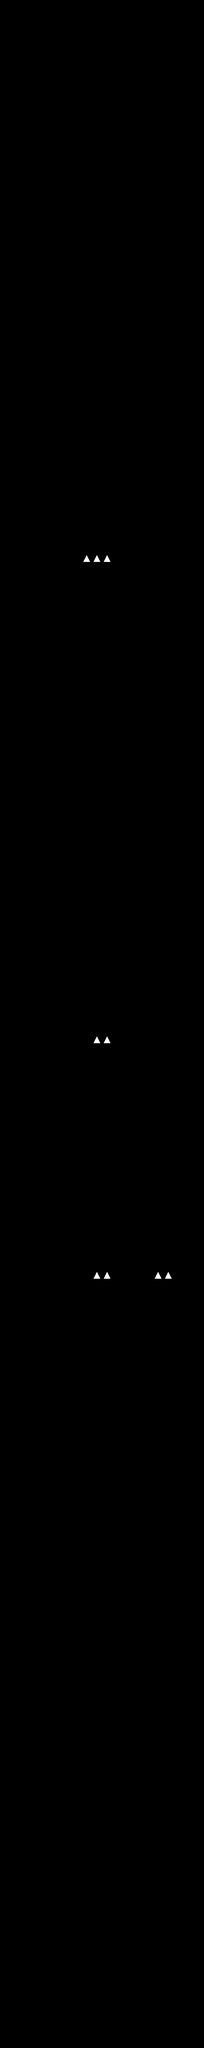

Rendered tile map (Tiled .tmx) drawn with the repository's tilesets; below, a short description and the map source with its tile grids summarised:
An orthogonal 20x200 tile map with 32x32 px tiles, 2 tile layers (tileLayer, hazardLayer) and 369 objects (179x color, 76x coin, 16x plant2, 15x walker, 14x plant3, ...).

<map version="1.0" orientation="orthogonal" renderorder="right-down" width="20" height="200" tilewidth="32" tileheight="32" nextobjectid="433">
 <tileset firstgid="1" name="worlds" tilewidth="32" tileheight="32" spacing="8" margin="4" tilecount="9" columns="9">
  <image source="tiles.png" width="360" height="40" />
 </tileset>
 <layer name="tileLayer" width="20" height="200">
  <data>[4000 cells, 1364 non-empty, 8 distinct tile ids]</data>
 </layer>
 <objectgroup name="gameObjects">
  <object id="1" name="walker" x="32" y="352" width="32" height="64" />
  <object id="2" name="walker" x="128" y="352" width="32" height="64" />
  <object id="3" name="flyer" x="416" y="384" width="32" height="64" />
  <object id="4" name="coin" x="64" y="320" width="32" height="32" />
  <object id="5" name="coin" x="32" y="1312" width="32" height="32" />
  <object id="6" name="coin" x="96" y="320" width="32" height="32" />
  <object id="7" name="spike" x="320" y="320" width="32" height="32" />
  <object id="8" name="player" x="64" y="6208" width="32" height="64" />
  <object id="9" name="walker" x="320" y="1440" width="32" height="64" />
  <object id="10" name="walker" x="128" y="1280" width="32" height="64" />
  <object id="14" name="flyer" x="320" y="1920" width="32" height="64" />
  <object id="15" name="flyer" x="288" y="3136" width="32" height="64" />
  <object id="16" name="walker" x="576" y="3424" width="32" height="64" />
  <object id="17" name="walker" x="32" y="3424" width="32" height="64" />
  <object id="18" name="walker" x="128" y="4864" width="32" height="64" />
  <object id="19" name="walker" x="288" y="4864" width="32" height="64" />
  <object id="20" name="walker" x="352" y="5248" width="32" height="64" />
  <object id="21" name="walker" x="288" y="6240" width="32" height="64" />
  <object id="22" name="shooter" x="416" y="6240" width="32" height="64" />
  <object id="23" name="flyer" x="224" y="5920" width="32" height="64" />
  <object id="24" name="spike" x="192" y="5376" width="32" height="32" />
  <object id="25" name="spike" x="448" y="4992" width="32" height="32" />
  <object id="26" name="spike" x="192" y="4096" width="32" height="32" />
  <object id="27" name="spike" x="64" y="3200" width="32" height="32" />
  <object id="28" name="spike" x="544" y="3200" width="32" height="32" />
  <object id="29" name="spike" x="448" y="1248" width="32" height="32" />
  <object id="30" name="spike" x="64" y="640" width="32" height="32" />
  <object id="31" name="exit" x="32" y="0" width="64" height="96" />
  <object id="32" name="staticshooter" x="32" y="512" width="32" height="64" />
  <object id="33" name="staticshooter" x="544" y="1376" width="32" height="64" />
  <object id="34" name="staticshooter" x="544" y="1792" width="32" height="64" />
  <object id="35" name="staticshooter" x="384" y="2528" width="32" height="64" />
  <object id="36" name="staticshooter" x="64" y="3072" width="32" height="64" />
  <object id="37" name="staticshooter" x="544" y="3072" width="32" height="64" />
  <object id="38" name="staticshooter" x="64" y="4768" width="32" height="64" />
  <object id="39" name="staticshooter" x="224" y="4672" width="32" height="64" />
  <object id="40" name="staticshooter" x="384" y="5248" width="32" height="64" />
  <object id="48" name="coin" x="576" y="2848" width="32" height="32" />
  <object id="49" name="coin" x="576" y="2816" width="32" height="32" />
  <object id="50" name="coin" x="32" y="2816" width="32" height="32" />
  <object id="51" name="coin" x="32" y="2848" width="32" height="32" />
  <object id="52" name="coin" x="576" y="3008" width="32" height="32" />
  <object id="53" name="coin" x="32" y="3008" width="32" height="32" />
  <object id="54" name="coin" x="576" y="3328" width="32" height="32" />
  <object id="55" name="coin" x="32" y="3328" width="32" height="32" />
  <object id="56" name="coin" x="64" y="3456" width="32" height="32" />
  <object id="57" name="coin" x="96" y="3456" width="32" height="32" />
  <object id="58" name="coin" x="128" y="3456" width="32" height="32" />
  <object id="59" name="coin" x="480" y="3456" width="32" height="32" />
  <object id="60" name="coin" x="512" y="3456" width="32" height="32" />
  <object id="61" name="coin" x="544" y="3456" width="32" height="32" />
  <object id="62" name="coin" x="512" y="5376" width="32" height="32" />
  <object id="63" name="coin" x="576" y="5408" width="32" height="32" />
  <object id="64" name="coin" x="576" y="5440" width="32" height="32" />
  <object id="65" name="coin" x="544" y="2112" width="32" height="32" />
  <object id="66" name="coin" x="576" y="1984" width="32" height="32" />
  <object id="67" name="coin" x="544" y="2144" width="32" height="32" />
  <object id="68" name="coin" x="576" y="2112" width="32" height="32" />
  <object id="70" name="coin" x="32" y="800" width="32" height="32" />
  <object id="71" name="coin" x="32" y="832" width="32" height="32" />
  <object id="72" name="coin" x="160" y="3712" width="32" height="32" />
  <object id="73" name="coin" x="192" y="3712" width="32" height="32" />
  <object id="74" name="coin" x="288" y="3712" width="32" height="32" />
  <object id="75" name="coin" x="320" y="3712" width="32" height="32" />
  <object id="76" name="coin" x="288" y="3872" width="32" height="32" />
  <object id="77" name="coin" x="480" y="3872" width="32" height="32" />
  <object id="78" name="coin" x="512" y="3872" width="32" height="32" />
  <object id="79" name="coin" x="384" y="4480" width="32" height="32" />
  <object id="80" name="coin" x="288" y="4160" width="32" height="32" />
  <object id="81" name="coin" x="32" y="5120" width="32" height="32" />
  <object id="82" name="coin" x="32" y="5088" width="32" height="32" />
  <object id="83" name="coin" x="352" y="5952" width="32" height="32" />
  <object id="84" name="coin" x="384" y="5984" width="32" height="32" />
  <object id="85" name="coin" x="416" y="6016" width="32" height="32" />
  <object id="86" name="coin" x="448" y="6048" width="32" height="32" />
  <object id="87" name="coin" x="256" y="5728" width="32" height="32" />
  <object id="88" name="coin" x="288" y="5728" width="32" height="32" />
  <object id="89" name="coin" x="384" y="5728" width="32" height="32" />
  <object id="90" name="coin" x="416" y="5728" width="32" height="32" />
  <object id="91" name="coin" x="416" y="5504" width="32" height="32" />
  <object id="92" name="coin" x="448" y="5536" width="32" height="32" />
  <object id="93" name="coin" x="544" y="5408" width="32" height="32" />
  <object id="94" name="coin" x="544" y="5376" width="32" height="32" />
  <object id="95" name="coin" x="320" y="5504" width="32" height="32" />
  <object id="96" name="coin" x="288" y="5472" width="32" height="32" />
  <object id="97" name="coin" x="256" y="5504" width="32" height="32" />
  <object id="98" name="coin" x="32" y="5504" width="32" height="32" />
  <object id="99" name="coin" x="32" y="5472" width="32" height="32" />
  <object id="100" name="coin" x="32" y="5440" width="32" height="32" />
  <object id="101" name="coin" x="160" y="5440" width="32" height="32" />
  <object id="102" name="coin" x="192" y="5472" width="32" height="32" />
  <object id="103" name="coin" x="192" y="4832" width="32" height="32" />
  <object id="104" name="coin" x="576" y="3584" width="32" height="32" />
  <object id="105" name="coin" x="544" y="3584" width="32" height="32" />
  <object id="106" name="coin" x="512" y="3584" width="32" height="32" />
  <object id="107" name="coin" x="576" y="2016" width="32" height="32" />
  </objectgroup>
 <layer name="hazardLayer" width="20" height="200">
  <data>[4000 cells, 10 non-empty, 2 distinct tile ids]</data>
 </layer>
 <objectgroup name="colors">
  <!-- 228 objects omitted --></objectgroup>
 <objectgroup name="background">
  <!-- 14 objects omitted --></objectgroup>
</map>
<!-- 273 of 369 objects omitted -->
